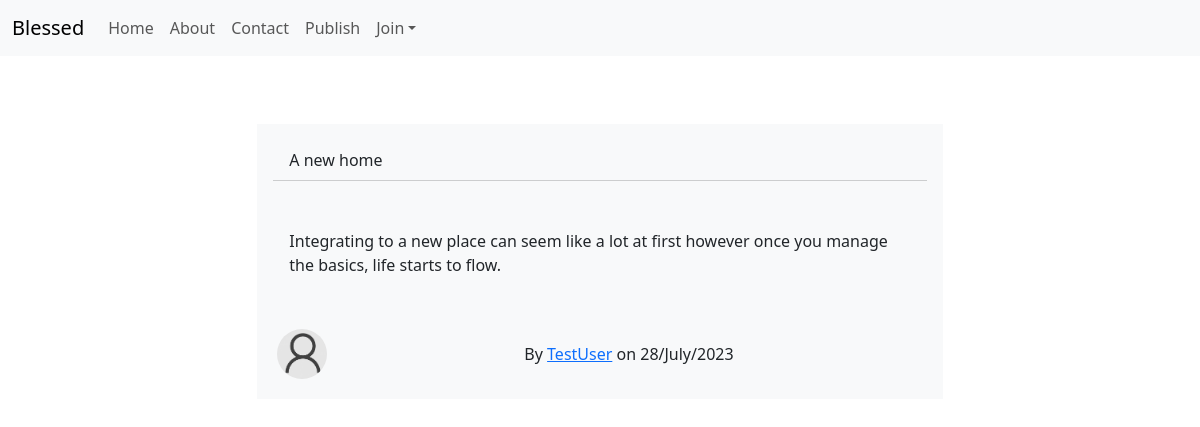
Screenshot of /new/13/ with the database file from the repository.
### website/models.py (models this page shows, shortened)
class New(models.Model):
    title = models.CharField(max_length=40)
    content = models.TextField()
    date_created = models.DateTimeField(default=timezone.now)
    author = models.ForeignKey(User, on_delete=models.CASCADE)

### users/models.py (models this page shows, shortened)
class Profile(models.Model):
    user = models.OneToOneField(User, on_delete=models.CASCADE)
    picture = models.ImageField(default='default.jpg', upload_to='user_pictures')
    bio = models.TextField(blank=True, null=True)

### website/views.py (the view)
# urls.py: path('new/<int:pk>/', NewDetailView.as_view(), name='new-detail'),
class NewDetailView(DetailView):
    model = New

### website/templates/website/new_detail.html (shortened to what this page needs)
{% extends "website/base.html" %}
{% block content %}
<div class="container">
  <div class="row justify-content-center">
    <div class="col-md-8 m-3 pt-3">
      <div class="card bg-light m-3">
        <div class="bg-light m-3 card-header d-flex justify-content-between align-items-center">
          <span>{{ object.title }}</span>
        </div>
        <div class="m-3 card-body">
          <p class="card-text">{{ object.content }}</p>
        </div>
          <div class="m-3 d-flex align-items-center justify-content-between">
            <img class="m-1 author-icon rounded-circle" src="{{ object.author.profile.picture.url }}">
            <p class="m-1">By <a href="{% url 'user-news' object.author.username %}">{{ object.author }}</a> on {{ object.date_created|date:"d/N/Y" }}</p>
        </div>
      </div>
    </div>
  </div>
</div>
{% endblock content%}

### website/static/website/css/styles.css (style rules this page uses)
.card { border: 0; border-radius: 0; }
.author-icon { width: 50px; height: 50px; }

### rows the page displays
New: title "A new home", content "Integrating to a new place can seem like a lot at first however once you manage the basics, life starts to flow.", author.profile.picture (placeholder picture), author "TestUser", date_created "28/July/2023"
